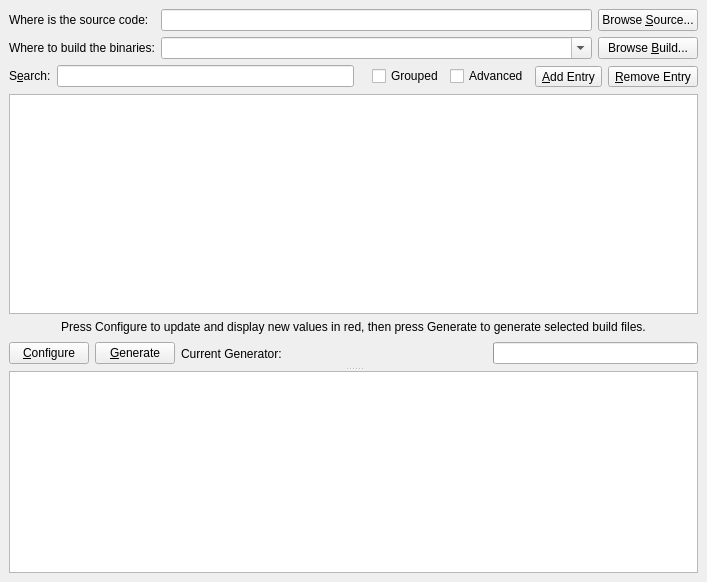
<?xml version="1.0" encoding="UTF-8"?>
<ui version="4.0">
 <class>CMakeSetupDialog</class>
 <widget class="QWidget" name="CMakeSetupDialog">
  <property name="geometry">
   <rect>
    <x>0</x>
    <y>0</y>
    <width>707</width>
    <height>582</height>
   </rect>
  </property>
  <layout class="QGridLayout">
   <property name="margin">
    <number>9</number>
   </property>
   <property name="spacing">
    <number>6</number>
   </property>
   <item row="0" column="0">
    <layout class="QGridLayout">
     <property name="margin">
      <number>0</number>
     </property>
     <property name="spacing">
      <number>6</number>
     </property>
     <item row="0" column="0">
      <widget class="QLabel" name="label">
       <property name="text">
        <string>Where is the source code:</string>
       </property>
      </widget>
     </item>
     <item row="0" column="1">
      <widget class="QLineEdit" name="SourceDirectory"/>
     </item>
     <item row="0" column="2">
      <widget class="QPushButton" name="BrowseSourceDirectoryButton">
       <property name="text">
        <string>Browse &amp;Source...</string>
       </property>
      </widget>
     </item>
     <item row="1" column="0">
      <widget class="QLabel" name="label_2">
       <property name="text">
        <string>Where to build the binaries:</string>
       </property>
      </widget>
     </item>
     <item row="1" column="1">
      <widget class="QComboBox" name="BinaryDirectory">
       <property name="sizePolicy">
        <sizepolicy hsizetype="Ignored" vsizetype="Fixed">
         <horstretch>0</horstretch>
         <verstretch>0</verstretch>
        </sizepolicy>
       </property>
       <property name="editable">
        <bool>true</bool>
       </property>
      </widget>
     </item>
     <item row="1" column="2">
      <widget class="QPushButton" name="BrowseBinaryDirectoryButton">
       <property name="text">
        <string>Browse &amp;Build...</string>
       </property>
      </widget>
     </item>
    </layout>
   </item>
   <item row="1" column="0">
    <widget class="QSplitter" name="Splitter">
     <property name="orientation">
      <enum>Qt::Vertical</enum>
     </property>
     <widget class="QFrame" name="frame">
      <property name="frameShape">
       <enum>QFrame::NoFrame</enum>
      </property>
      <property name="frameShadow">
       <enum>QFrame::Raised</enum>
      </property>
      <layout class="QVBoxLayout">
       <property name="spacing">
        <number>6</number>
       </property>
       <property name="margin">
        <number>0</number>
       </property>
       <item>
        <layout class="QHBoxLayout">
         <property name="spacing">
          <number>6</number>
         </property>
         <property name="margin">
          <number>0</number>
         </property>
         <item>
          <widget class="QLabel" name="label_4">
           <property name="sizePolicy">
            <sizepolicy hsizetype="Fixed" vsizetype="Fixed">
             <horstretch>0</horstretch>
             <verstretch>0</verstretch>
            </sizepolicy>
           </property>
           <property name="text">
            <string>S&amp;earch:</string>
           </property>
           <property name="buddy">
            <cstring>Search</cstring>
           </property>
          </widget>
         </item>
         <item>
          <widget class="QLineEdit" name="Search">
           <property name="sizePolicy">
            <sizepolicy hsizetype="Expanding" vsizetype="Fixed">
             <horstretch>0</horstretch>
             <verstretch>0</verstretch>
            </sizepolicy>
           </property>
          </widget>
         </item>
         <item>
          <spacer>
           <property name="orientation">
            <enum>Qt::Horizontal</enum>
           </property>
           <property name="sizeType">
            <enum>QSizePolicy::Minimum</enum>
           </property>
           <property name="sizeHint" stdset="0">
            <size>
             <width>12</width>
             <height>23</height>
            </size>
           </property>
          </spacer>
         </item>
         <item>
          <widget class="QCheckBox" name="groupedCheck">
           <property name="text">
            <string>Grouped</string>
           </property>
          </widget>
         </item>
         <item>
          <widget class="QCheckBox" name="advancedCheck">
           <property name="text">
            <string>Advanced</string>
           </property>
          </widget>
         </item>
         <item>
          <widget class="QToolButton" name="AddEntry">
           <property name="toolTip">
            <string>Add New Entry</string>
           </property>
           <property name="text">
            <string>&amp;Add Entry</string>
           </property>
           <property name="icon">
            <iconset resource="CMakeSetup.qrc">
             <normaloff>:/Icons/Plus16.png</normaloff>:/Icons/Plus16.png</iconset>
           </property>
           <property name="toolButtonStyle">
            <enum>Qt::ToolButtonTextBesideIcon</enum>
           </property>
          </widget>
         </item>
         <item>
          <widget class="QToolButton" name="RemoveEntry">
           <property name="toolTip">
            <string>Remove Selected Entries</string>
           </property>
           <property name="text">
            <string>&amp;Remove Entry</string>
           </property>
           <property name="icon">
            <iconset resource="CMakeSetup.qrc">
             <normaloff>:/Icons/Delete16.png</normaloff>:/Icons/Delete16.png</iconset>
           </property>
           <property name="toolButtonStyle">
            <enum>Qt::ToolButtonTextBesideIcon</enum>
           </property>
          </widget>
         </item>
        </layout>
       </item>
       <item>
        <widget class="QCMakeCacheView" name="CacheValues">
         <property name="alternatingRowColors">
          <bool>true</bool>
         </property>
         <property name="selectionMode">
          <enum>QAbstractItemView::ExtendedSelection</enum>
         </property>
         <property name="selectionBehavior">
          <enum>QAbstractItemView::SelectRows</enum>
         </property>
        </widget>
       </item>
       <item>
        <widget class="QLabel" name="label_3">
         <property name="text">
          <string>Press Configure to update and display new values in red, then press Generate to generate selected build files.</string>
         </property>
         <property name="alignment">
          <set>Qt::AlignCenter</set>
         </property>
         <property name="wordWrap">
          <bool>true</bool>
         </property>
        </widget>
       </item>
       <item>
        <layout class="QHBoxLayout">
         <property name="spacing">
          <number>6</number>
         </property>
         <property name="margin">
          <number>0</number>
         </property>
         <item>
          <widget class="QPushButton" name="ConfigureButton">
           <property name="text">
            <string>&amp;Configure</string>
           </property>
          </widget>
         </item>
         <item>
          <widget class="QPushButton" name="GenerateButton">
           <property name="text">
            <string>&amp;Generate</string>
           </property>
          </widget>
         </item>
         <item>
          <widget class="QLabel" name="Generator">
           <property name="text">
            <string>Current Generator:</string>
           </property>
          </widget>
         </item>
         <item>
          <spacer>
           <property name="orientation">
            <enum>Qt::Horizontal</enum>
           </property>
           <property name="sizeType">
            <enum>QSizePolicy::Expanding</enum>
           </property>
           <property name="sizeHint" stdset="0">
            <size>
             <width>121</width>
             <height>27</height>
            </size>
           </property>
          </spacer>
         </item>
         <item>
          <widget class="QProgressBar" name="ProgressBar">
           <property name="minimum">
            <number>0</number>
           </property>
           <property name="maximum">
            <number>100</number>
           </property>
           <property name="value">
            <number>0</number>
           </property>
           <property name="textVisible">
            <bool>false</bool>
           </property>
           <property name="orientation">
            <enum>Qt::Horizontal</enum>
           </property>
           <property name="textDirection">
            <enum>QProgressBar::BottomToTop</enum>
           </property>
          </widget>
         </item>
        </layout>
       </item>
      </layout>
     </widget>
     <widget class="QTextEdit" name="Output">
      <property name="lineWrapMode">
       <enum>QTextEdit::NoWrap</enum>
      </property>
      <property name="readOnly">
       <bool>true</bool>
      </property>
     </widget>
    </widget>
   </item>
  </layout>
 </widget>
 <customwidgets>
  <customwidget>
   <class>QCMakeCacheView</class>
   <extends>QTreeView</extends>
   <header>QCMakeCacheView.h</header>
  </customwidget>
 </customwidgets>
 <resources>
  <include location="CMakeSetup.qrc"/>
 </resources>
 <connections/>
</ui>
